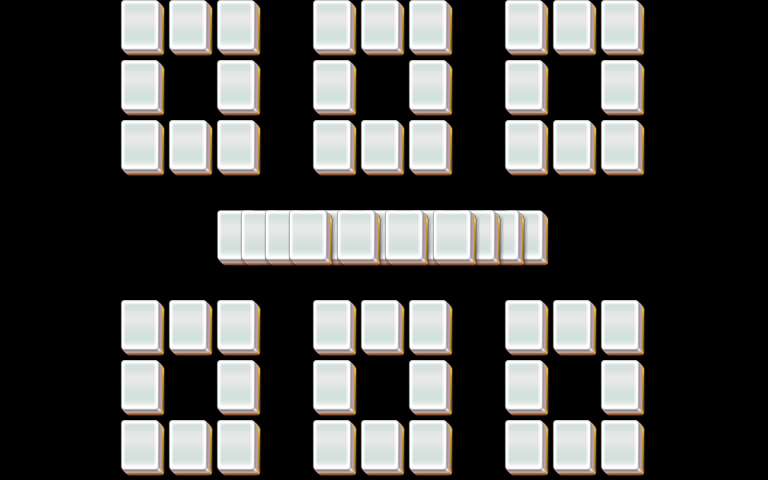

This is a level from a 2D game, rendered from its Tiled map with the project's own tilesets. A one-line summary and the map file follow, with tile-layer data summarised:
An orthogonal 32x16 tile map with 24x30 px tiles, 4 tile layers (layer1, layer2, layer3, layer4).

<map version="1.0" orientation="orthogonal" width="32" height="16" tilewidth="24" tileheight="30">
 <properties>
  <property name="species" value="30" />
 </properties>
 <tileset firstgid="1" name="mahjong" tilewidth="48" tileheight="60">
  <image source="mahjong.png" />
 </tileset>
 <layer name="layer1" width="32" height="16">
  <data>[512 cells, 55 non-empty, 1 distinct tile ids]</data>
 </layer>
 <layer name="layer2" width="32" height="16">
  <data>[512 cells, 54 non-empty, 1 distinct tile ids]</data>
 </layer>
 <layer name="layer3" width="32" height="16">
  <data>[512 cells, 53 non-empty, 1 distinct tile ids]</data>
 </layer>
 <layer name="layer4" width="32" height="16">
  <data>[512 cells, 52 non-empty, 1 distinct tile ids]</data>
 </layer>
</map>
